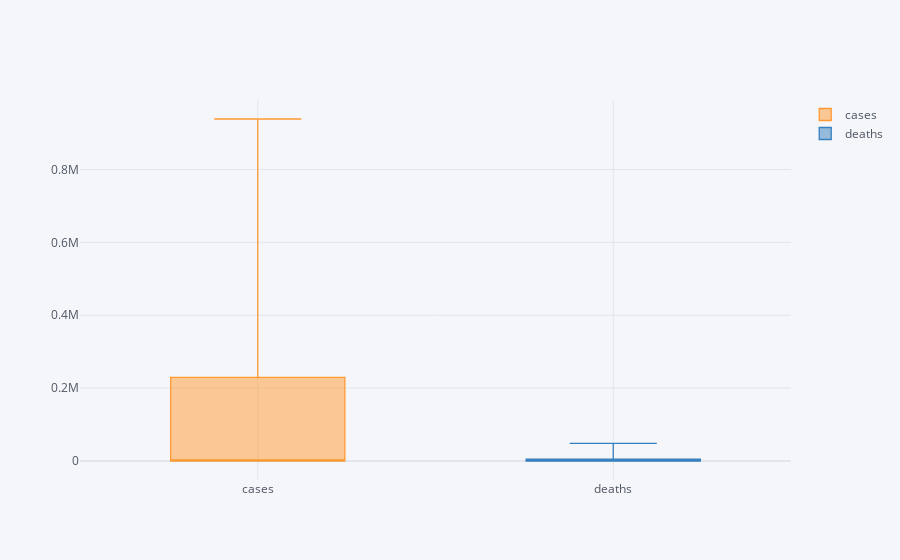

The notebook cell this image was saved under:
### Code cell
configure_plotly_browser_state()
series.iplot(kind='box')

### Figure 1 — Plotly figure (JSON) as saved in the notebook; plotly's stock layout.template omitted (floating-point values rounded to 4 significant figures)
{"data": [{"orientation": "v", "y": [1, 1, 1, 2, 3, 5, 5, 5, 5, 6, 7, 8, 11, 11, 11, 12, 12, 12, 12, 12, 13, 13, 14, 15, 15, 15, 15, 25, 25, 25, 27, 30, 30, 30, 43, 45, 60, 60, 65, 70, 88, 104, 125, 161, 228, 311, 428, 547, 748, 1018, 1263, 1668, 2224, 2898, 3600, 4507, 5905, 8345, 12384, 17999, 24511, 33050, 43476, 54139, 68739, 85578, 102905, 123802, 142183, 163602, 187961, 215013, 244007, 276201, 310842, 336407, 369756, 397746, 429280, 463689, 496906, 528414, 555330, 580900, 607291, 636879, 668614, 699863, 728099, 753319, 780443, 805773, 833492, 867276, 904606, 938592], "marker": {"color": "rgba(255, 153, 51, 1.0)"}, "line": {"width": 1.3}, "boxpoints": false, "type": "box", "name": "cases"}, {"orientation": "v", "y": [0, 0, 0, 0, 0, 0, 0, 0, 0, 0, 0, 0, 0, 0, 0, 0, 0, 0, 0, 0, 0, 0, 0, 0, 0, 0, 0, 0, 0, 0, 0, 0, 0, 0, 0, 0, 0, 0, 0, 1, 3, 6, 10, 12, 12, 15, 19, 22, 26, 31, 37, 43, 50, 60, 68, 91, 116, 157, 203, 264, 343, 435, 550, 746, 999, 1279, 1651, 2138, 2413, 2903, 3631, 4551, 5502, 7136, 8505, 9660, 11708, 12960, 14783, 16680, 18714, 20578, 22057, 23608, 26081, 28585, 30791, 32885, 34726, 36109, 37795, 40316, 42498, 44518, 46503, 48315], "marker": {"color": "rgba(55, 128, 191, 1.0)"}, "line": {"width": 1.3}, "boxpoints": false, "type": "box", "name": "deaths"}], "layout": {"title": {"font": {"color": "#4D5663"}}, "paper_bgcolor": "#F5F6F9", "plot_bgcolor": "#F5F6F9", "yaxis": {"tickfont": {"color": "#4D5663"}, "zerolinecolor": "#E1E5ED", "title": {"text": "", "font": {"color": "#4D5663"}}, "gridcolor": "#E1E5ED", "showgrid": true}, "xaxis": {"tickfont": {"color": "#4D5663"}, "zerolinecolor": "#E1E5ED", "title": {"text": "", "font": {"color": "#4D5663"}}, "gridcolor": "#E1E5ED", "showgrid": true}, "legend": {"bgcolor": "#F5F6F9", "font": {"color": "#4D5663"}}}}
